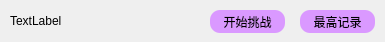
<?xml version="1.0" encoding="UTF-8"?>
<ui version="4.0">
 <class>TextItemWidget</class>
 <widget class="QWidget" name="TextItemWidget">
  <property name="geometry">
   <rect>
    <x>0</x>
    <y>0</y>
    <width>385</width>
    <height>42</height>
   </rect>
  </property>
  <property name="windowTitle">
   <string>Form</string>
  </property>
  <property name="styleSheet">
   <string notr="true">QPushButton {
	background-color: rgb(218, 153, 255);
	border-radius:10px;
}</string>
  </property>
  <widget class="QLabel" name="label">
   <property name="geometry">
    <rect>
     <x>10</x>
     <y>10</y>
     <width>171</width>
     <height>21</height>
    </rect>
   </property>
   <property name="text">
    <string>TextLabel</string>
   </property>
  </widget>
  <widget class="QPushButton" name="pushButton_2">
   <property name="geometry">
    <rect>
     <x>300</x>
     <y>10</y>
     <width>75</width>
     <height>23</height>
    </rect>
   </property>
   <property name="text">
    <string>最高记录</string>
   </property>
  </widget>
  <widget class="QPushButton" name="pushButton">
   <property name="geometry">
    <rect>
     <x>210</x>
     <y>10</y>
     <width>75</width>
     <height>23</height>
    </rect>
   </property>
   <property name="text">
    <string>开始挑战</string>
   </property>
  </widget>
 </widget>
 <resources/>
 <connections/>
</ui>
